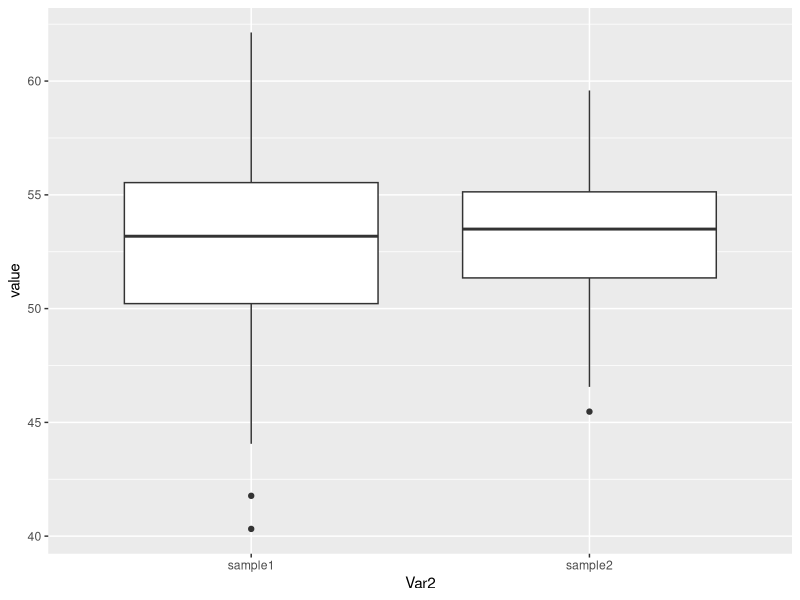
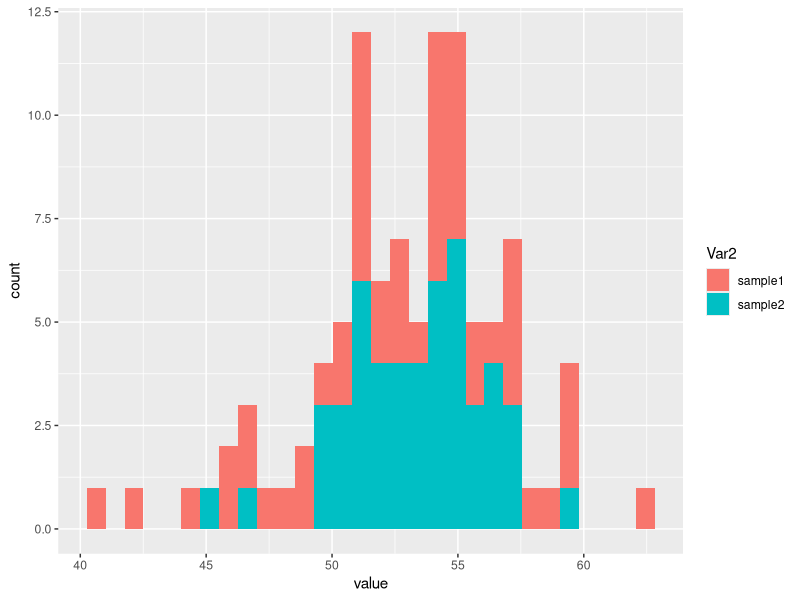

R code for these plots, in order:
#Two sample difference tests
library(reshape2)
library(ggplot2)

#Let's create two samples that we know are (slightly) different
sample1<-rnorm(50, mean=51.7, sd=4)
sample2<-rnorm(50, mean=53.4, sd=3)

#Do they look different?
sample<-data.frame(nrow=50,ncol=2)#Create blank data frame
sample<-cbind(sample1,sample2) #Combine the two variables
sampleA<-melt(sample) #Reshape the dataset so all values are in one column (so we can graph it)
    #melt is part of the Reshape2 package
ggplot(sampleA,aes(y=value,x=Var2)) + geom_boxplot() #Need to use the ggplot2 package
ggplot(sampleA,aes(x=value, fill=Var2)) + geom_histogram()

#The "t.test" function allows us to test them
t.test(sample1, sample2, var.equal=FALSE) #Unequal variance
t.test(sample1, sample2, var.equal=TRUE) #Equal variance

#What if the variance is really unequal?
sample2<-rnorm(50, mean=60, sd=20)
t.test(sample1, sample2, var.equal=FALSE) #Unequal variance
t.test(sample1, sample2, var.equal=TRUE) #Equal variance
#Notice the difference in degrees of freedom here

#You can also specify 1 or 2 tailed tests
t.test(sample1, sample2, var.equal=FALSE, alternative="two.sided")
t.test(sample1, sample2, var.equal=FALSE, alternative="greater")
t.test(sample1, sample2, var.equal=FALSE, alternative="less")

#Proportions can be tested using "prop.test"
#Let's check to see if we can detect a "weighted" coin
prop1<-rbinom(100, 1 , .5) #Regular coin
prop2<-rbinom(100, 1 ,.75) #Altered coin
sample<-data.frame(cbind(prop1,prop2)) #Combine the two variables
sampleA<-melt(sample) #Reshape the dataset so all values are in one column
sample.table<-table(sampleA$value,sampleA$variable) #Create a table summarizing the data
sample.table #show the table
prop.test(sample.table) #Run prop.test on the table

#Paired two sample test also uses t.test
stream.1990<-c(334, 231, 261, 215, 209, 336, 393, 141, 185, 242, 122, 195, 421, 226)
stream.2010<-c(316, 217, 226, 176, 215, 327, 335, 155, 128, 244, 129, 175, 379, 196)
t.test(stream.1990, stream.2010, paired=TRUE) 
#How does this compare to a regular t.test?
t.test(stream.1990, stream.2010)
